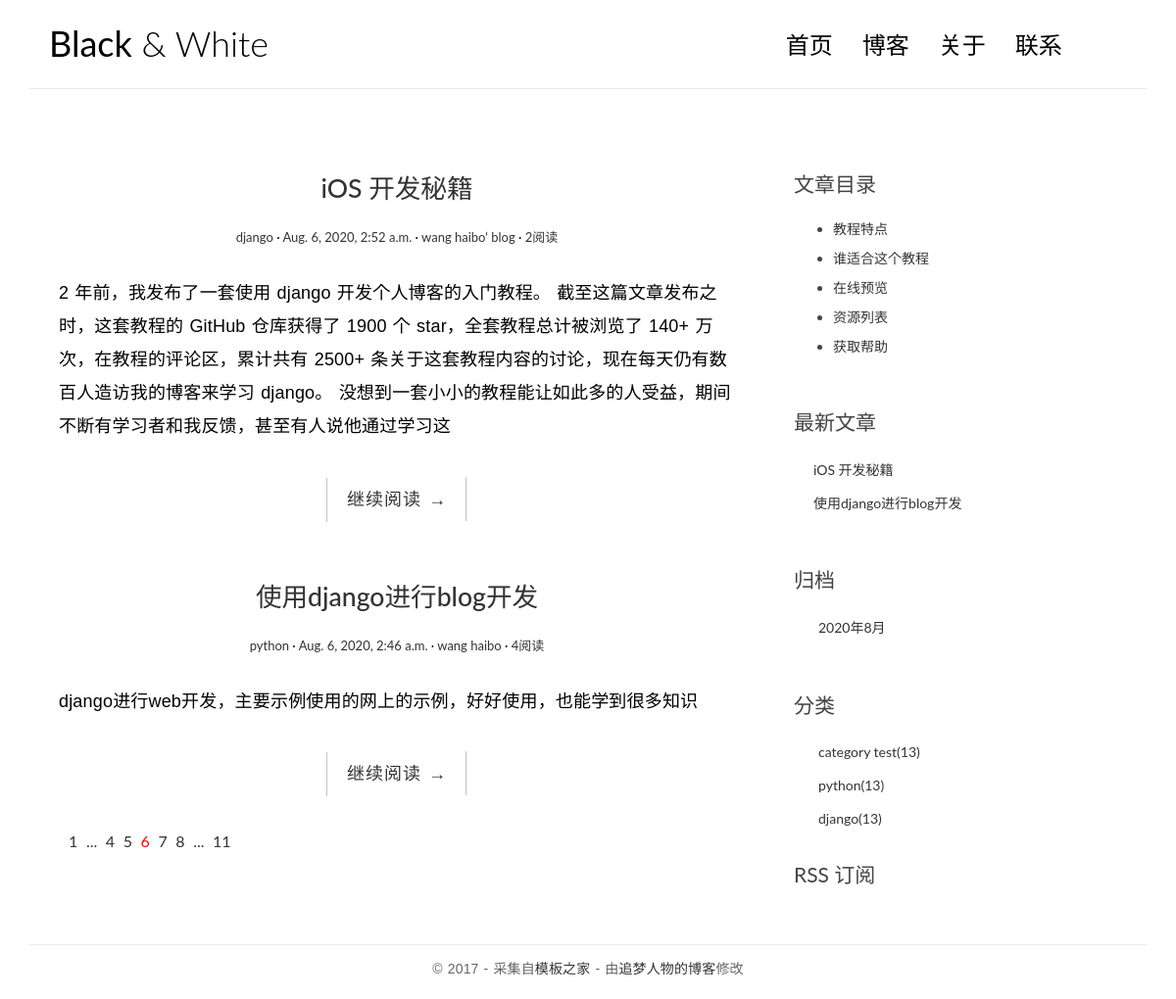
The page / on the database its author committed.
### blog/models.py (models this page shows, shortened)
class Post(models.Model):
    title = models.CharField(max_length=70)
    body = models.TextField()
    create_time = models.DateTimeField()
    modified_time = models.DateTimeField()
    excerpt = models.CharField(max_length=200, blank=True)
    category = models.ForeignKey(Category, on_delete=models.CASCADE)
    tags = models.ManyToManyField(Tag, blank=True)
    author = models.CharField(max_length=100)
    views = models.PositiveIntegerField(default=0)
    def get_absolute_url(self):
        return reverse('blog:detail', kwargs={'pk': self.pk})

class Category(models.Model):
    name = models.CharField(max_length=100)

### blog/views.py (the view)
# urls.py: path('', views.index, name='index'),
def index(request):
    post_list = Post.objects.all().order_by('-create_time')
    return render(request, 'blog/index.html', context={
        'post_list': post_list
    })

### blog/templatetags/blog_tags.py (called while the page is built)
@register.simple_tag
def get_recent_posts(num=5):
    return Post.objects.all().order_by('-create_time')[:num]

@register.simple_tag
def archives():
    return Post.objects.dates('create_time', 'month', order='DESC')

@register.simple_tag
def get_categories():
    return Category.objects.all()

### blog/templates/blog/index.html
{% extends 'blog/base.html' %}
{% block main %}
{% for post in post_list %}
<article class="post post-{{ post.pk }}">
    <header class="entry-header">
        <h1 class="entry-title">
            <a href="{{ post.get_absolute_url }}">{{ post.title }}</a>
        </h1>
        <div class="entry-meta">
            <span class="post-category"><a href="#">{{ post.category.name }}</a></span>
            <span class="post-date"><a href="#"><time class="entry-date"
                                                      datetime="{{ post.create_time }}">{{ post.create_time }}</time></a></span>
            <span class="post-author"><a href="#">{{ post.author }}</a></span>
            <span class="views-count"><a href="{{ post.get_absolute_url }}">{{ post.views }}阅读</a></span>
        </div>
    </header>
    <div class="entry-content clearfix">
        <p>{{ post.excerpt }}</p>
        <div class="read-more cl-effect-14">
            <a href="{{ post.get_absolute_url }}" class="more-link">继续阅读 <span class="meta-nav">→</span></a>
        </div>
    </div>
</article>
{% empty %}
<div class="no-post">暂时还没有发布的文章！</div>
{% endfor %}
 <div class="pagination">
     <ul>
         <li><a href="">1</a></li>
         <li><a href="">...</a></li>
         <li><a href="">4</a></li>
         <li><a href="">5</a></li>
         <li class="current"><a href="">6</a></li>
         <li><a href="">7</a></li>
         <li><a href="">8</a></li>
         <li><a href="">...</a></li>
         <li><a href="">11</a></li>
     </ul>
 </div>
{% endblock main %}

### blog/templates/blog/base.html (shortened to what this page needs)
{% load static %}
{% load blog_tags %}
<!DOCTYPE html>
<html>
<head>
    <link rel="stylesheet" href="http://code.ionicframework.com/ionicons/2.0.1/css/ionicons.min.css">
    <link rel="stylesheet" href="{% static 'blog/css/bootstrap.min.css' %}">
    <link rel="stylesheet" href="{% static 'blog/css/pace.css' %}">
    <link rel="stylesheet" href="{% static 'blog/css/custom.css' %}">
    <link rel="stylesheet" href="{% static 'blog/css/highlights/github.css' %}">
</head>
<body>
<div class="container">
    <header id="site-header">
        <div class="row">
            <div class="col-md-4 col-sm-5 col-xs-8">
                <div class="logo">
                    <h1><a href="{% url 'blog:index' %}"><b>Black</b> &amp; White</a></h1>
                </div>
            </div>
            <div class="col-md-8 col-sm-7 col-xs-4">
                <nav class="main-nav" role="navigation">
                    <div class="collapse navbar-collapse" id="bs-example-navbar-collapse-1">
                        <ul class="nav navbar-nav navbar-right">
                            <li class="cl-effect-11"><a href="index.html" data-hover="首页">首页</a></li>
                            <li class="cl-effect-11"><a href="full-width.html" data-hover="博客">博客</a></li>
                            <li class="cl-effect-11"><a href="about.html" data-hover="关于">关于</a></li>
                            <li class="cl-effect-11"><a href="contact.html" data-hover="联系">联系</a></li>
                        </ul>
                    </div>
                </nav>
            </div>
        </div>
    </header>
</div>
<div class="content-body">
    <div class="container">
        <div class="row">
            <main class="col-md-8">
                {% block main %}
                {% endblock main %}
            </main>
            <aside class="col-md-4">
                {% block toc %}
                <div class="widget widget-content">
                    <h3 class="widget-title">文章目录</h3>
                    <ul>
                        <li>
                            <a href="#">教程特点</a>
                        </li>
                        <li>
                            <a href="#">谁适合这个教程</a>
                        </li>
                        <li>
                            <a href="#">在线预览</a>
                        </li>
                        <li>
                            <a href="#">资源列表</a>
                        </li>
                        <li>
                            <a href="#">获取帮助</a>
                        </li>
                    </ul>
                </div>
                <div class="widget widget-recent-posts">
                    <h3 class="widget-title">最新文章</h3>
                    {% get_recent_posts as recent_post_list %}
                    <ul>
                        {% for recent_post in recent_post_list %}
                        <li>
                            <a href="{{ recent_post.get_absolute_url }}">{{ recent_post.title }}</a>
                        </li>
                        {% empty %}
                        暂无文章！
                        {% endfor %}
                    </ul>
                </div>
                <div class="widget widget-archives">
                    <h3 class="widget-title">归档</h3>
                    {% archives as date_list %}
                    <ul>
                        {% for date in date_list %}
                        <li>
                            <a href="{% url 'blog:archives' date.year date.month %}">{{ date.year }}年{{ date.month }}月</a>
                        </li>
                        {% empty %}
                        暂无归档！
                        {% endfor %}
                    </ul>
                </div>
                <div class="widget widget-category">
                    <h3 class="widget-title">分类</h3>
                    {% get_categories as category_list %}
                    <ul>
                        {% for category in category_list %}
                        <li>
                            <a href="{% url 'blog:category' category.id %}">{{ category.name }}<span class="post-count">(13)</span></a>
                        </li>
                        {% empty %}
                        暂无分类！
                        {% endfor %}
                    </ul>
                </div>
                <div class="rss">
                    <a href=""> RSS 订阅</a>
                </div>
                {% endblock toc %}
            </aside>
        </div>
    </div>
</div>
<footer id="site-footer">
    <div class="container">
        <div class="row">
            <div class="col-md-12">
                <p class="copyright">&copy 2017 - 采集自<a href="http://www.cssmoban.com/"
                                                        target="_blank" title="模板之家">模板之家</a>
                    - 由<a href="http://zmrenwu.com/" title="网页模板" target="_blank">追梦人物的博客</a>修改
                </p>
            </div>
        </div>
    </div>
</footer>
</body>
</html>

### blog/static/blog/css/custom.css (style rules this page uses)
* { outline: none; }
h1, h2, h3, h4, h5, h6 { margin-top: 0; }
b { font-weight: 400; }
a { color: #333; }
body { color: #444; font-family: 'Lato', sans-serif; }
p { font-family: 'Ubuntu', sans-serif; font-weight: 400; word-spacing: 1px; letter-spacing: 0.01em; }
#site-header { background-color: #FFF; padding: 25px 20px; margin-bottom: 40px; border-bottom: 1px solid #e7e7e7; }
.logo h1 a { color: #000; }
.logo h1 { margin: 0; font-family: 'Lato', sans-serif; font-weight: 300; }
.main-nav { margin-top: 11px; max-width: 95%; }
.main-nav a { color: #000000 !important; padding: 0 0 5px 0 !important; margin-right: 30px; font-family: 'Lato', sans-serif; font-weight: 300; font-size: 24px; }
.cl-effect-11 a { padding: 10px 0; color: #0972b4; text-shadow: none; }
.cl-effect-11 a::before { position: absolute; top: 0; left: 0; overflow: hidden; padding: 0 0 5px 0 !important; max-width: 0; border-bottom: 1px solid #000; color: #000; content: attr(data-hover); white-space: nowrap; -webkit-transition: max-width 0.5s; -moz-transition: max-width 0.5s; transition: max-width 0.5s; }
.content-body { padding-bottom: 4em; }
.post { background: #fff; padding: 30px 30px 0; }
.entry-title { text-align: center; font-size: 1.9em; margin-bottom: 20px; line-height: 1.6; padding: 10px 20px 0; }
.entry-meta { text-align: center; color: #DDDDDD; font-size: 13px; margin-bottom: 30px; }
.entry-content { font-size: 18px; line-height: 1.9; font-weight: 300; color: #000; }
.post-category::after, .post-date::after, .post-author::after, .comments-link::after { content: ' ·'; color: #000; }
.read-more { font-family: 'Ubuntu', sans-serif; font-weight: 400; word-spacing: 1px; letter-spacing: 0.01em; text-align: center; margin-top: 20px; }
.cl-effect-14 a { padding: 0 20px; height: 45px; line-height: 45px; position: relative; display: inline-block; margin: 15px 25px; letter-spacing: 1px; font-weight: 400; text-shadow: 0 0 1px rgba(255, 255, 255, 0.3); }
.cl-effect-14 a::before, .cl-effect-14 a::after { position: absolute; width: 45px; height: 1px; background: #C3C3C3; content: ''; -webkit-transition: all 0.3s; -moz-transition: all 0.3s; transition: all 0.3s; pointer-events: none; }
.cl-effect-14 a::before { top: 0; left: 0; -webkit-transform: rotate(90deg); -moz-transform: rotate(90deg); transform: rotate(90deg); -webkit-transform-origin: 0 0; -moz-transform-origin: 0 0; transform-origin: 0 0; }
.cl-effect-14 a::after { right: 0; bottom: 0; -webkit-transform: rotate(90deg); -moz-transform: rotate(90deg); transform: rotate(90deg); -webkit-transform-origin: 100% 0; -moz-transform-origin: 100% 0; transform-origin: 100% 0; }
.widget { background: #fff; padding: 30px 0 0; }
.widget-title { font-size: 1.5em; margin-bottom: 20px; line-height: 1.6; padding: 10px 0 0; font-weight: 400; }
.widget-recent-posts ul { padding: 0; margin: 0; padding-left: 20px; }
.widget-recent-posts ul li { list-style-type: none; position: relative; line-height: 170%; margin-bottom: 10px; }
.widget-recent-posts ul li::before { content: '\f3d3'; font-family: "Ionicons"; position: absolute; left: -17px; top: 3px; font-size: 16px; color: #000; }
.widget-archives ul { padding: 0; margin: 0; padding-left: 25px; }
.widget-archives ul li { list-style-type: none; position: relative; line-height: 170%; margin-bottom: 10px; }
.widget-archives ul li::before { content: '\f3f3'; font-family: "Ionicons"; position: absolute; left: -25px; top: 1px; font-size: 16px; color: #000; }
.widget-category ul { padding: 0; margin: 0; padding-left: 25px; }
.widget-category ul li { list-style-type: none; position: relative; line-height: 170%; margin-bottom: 10px; }
.widget-category ul li::before { content: '\f3fe'; font-family: "Ionicons"; position: absolute; left: -25px; top: 1px; font-size: 18px; color: #000; }
.widget-content ul li { margin-bottom: 10px; }
.rss { font-size: 21px; margin-top: 30px; }
.rss a { color: #444; }
#site-footer { padding-top: 10px; padding: 0 0 1.5em 0; }
.copyright { text-align: center; padding-top: 1em; margin: 0; border-top: 1px solid #eee; color: #666; }
.pagination ul { list-style: none; }
.pagination ul li { display: inline-block; font-size: 16px; margin-right: 5px; }
.current a { color: red; }

### rows shown on the page
Post: title "iOS 开发秘籍", category.name "django", create_time "Aug. 6, 2020, 2:52 a.m.", author "wang haibo‘ blog", views "2", excerpt "2 年前，我发布了一套使用 django 开发个人博客的入门教程。 截至这篇文章发布之时，这套教程的 GitHub 仓库获得了 1900 个 star，全套教程总计被浏览了 140+ 万次，在教程的评论区，累计共有 2500+ 条关于这套教程内容的讨论，现在每天仍有数百人造访我的博客来学习 django。 没想到一套小小的教程能让如此多的人受益，期间不断有学习者和我反馈，甚至有人说他通过学习这"
Post: title "使用django进行blog开发", category.name "python", create_time "Aug. 6, 2020, 2:46 a.m.", author "wang haibo", views "4", excerpt "django进行web开发，主要示例使用的网上的示例，好好使用，也能学到很多知识"
Category: name "category test"
Category: name "python"
Category: name "django"

### other values the page prints
{{ date.year }} "2020"
{{ date.month }} "8"
